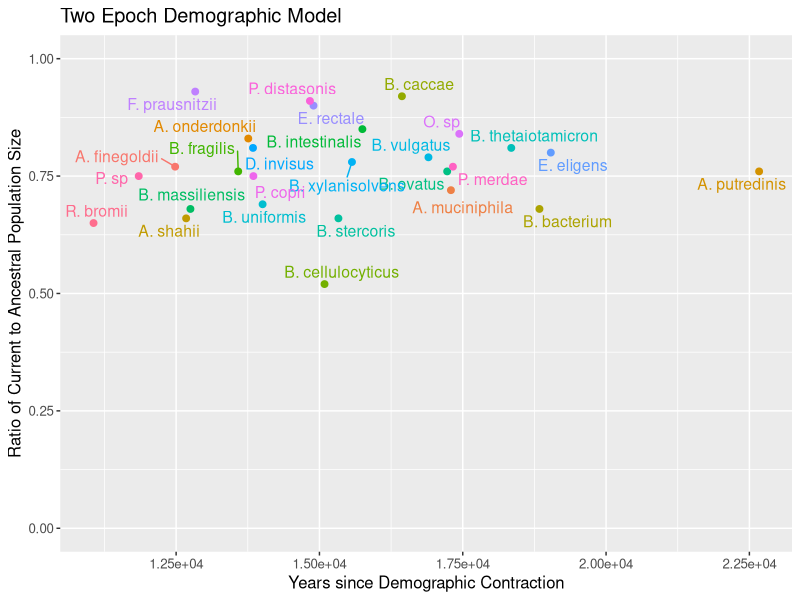
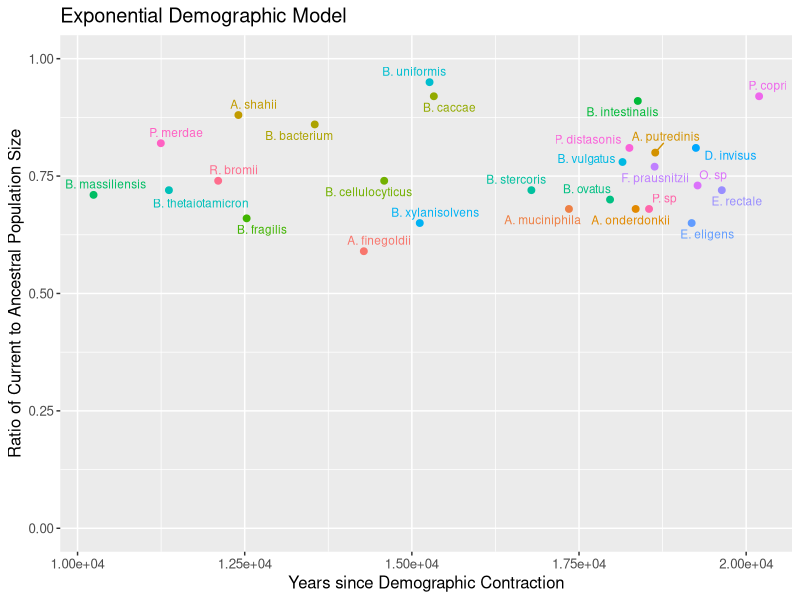

Write R code to recreate these figures, in order.
# nsf_grfp_preliminary_results
library(ggplot2)
library(ggrepel)

# Two epoch

two_epoch_demographic_contraction = c(0.79, 0.69, 0.76, 0.76,
                                      0.9, 0.66, 0.78, 0.65, 
                                      0.52, 0.76, 0.80, 0.77,
                                      0.81, 0.92, 0.83, 0.66,
                                      0.91, 0.85, 0.84, 0.93,
                                      0.72, 0.68, 0.75, 0.81,
                                      0.77, 0.75, 0.68)

two_epoch_time = c(16901.55, 14008.49, 22669.70, 17228.19,
                   14896.13, 15330.99, 15567.18, 11059.32,
                   15088.56, 13582.92, 19036.01, 17328.31,
                   18346.12, 16438.92, 13758.31, 12674.43,
                   14834.13, 15749.19, 17439.31, 12832.73,
                   17293.52, 12749.25, 13847.36, 13840.89,
                   12482.95, 11847.52, 18837.91)

Name = c("B. vulgatus", "B. uniformis", "A. putredinis", "B. ovatus", 
         "E. rectale", "B. stercoris", "B. xylanisolvens", "R. bromii", 
         "B. cellulocyticus", "B. fragilis", "E. eligens", "P. merdae",
         "B. thetaiotamicron", "B. caccae", "A. onderdonkii", "A. shahii",
         "P. distasonis", "B. intestinalis", "O. sp", "F. prausnitzii",
         "A. muciniphila", "B. massiliensis", "P. copri", "D. invisus",
         "A. finegoldii", "P. sp", "B. bacterium")

two_epoch_data = data.frame(two_epoch_time, two_epoch_demographic_contraction, Name)

ggplot(two_epoch_data, aes(x=two_epoch_time, y=two_epoch_demographic_contraction, color=Name)) +
  geom_point(size=2) +
  geom_text_repel(label=Name, size=4) +
  theme(text = element_text(size=12)) +
  theme(legend.position = "none") +
  ylim(0, 1.0) +
  xlab("Years since Demographic Contraction") +
  ylab("Ratio of Current to Ancestral Population Size") +
  scale_x_continuous(labels = function(x) format(x, scientific = TRUE)) +
  ggtitle('Two Epoch Demographic Model')

# Exponential

exponential_demographic_contraction = c(0.78, 0.95, 0.80, 0.70,
                                        0.72, 0.72, 0.65, 0.74,
                                        0.74, 0.66, 0.65, 0.82,
                                        0.72, 0.92, 0.68, 0.88,
                                        0.81, 0.91, 0.73, 0.77,
                                        0.68, 0.71, 0.92, 0.81,
                                        0.59, 0.68, 0.86)

# First 11 are Fine

exponential_time = c(18150.38, 15264.44, 18639.72, 17964.14,
                     19635.40, 16787.48, 15118.29, 12103.17, 
                     14586.11, 12528.75, 19184.61, 11245.32,
                     11366.48, 15328.51, 18347.13, 12405.52,
                     18253.53, 18379.13, 19273.31, 18630.59,
                     17349.14, 10239.14, 20193.51, 19248.13,
                     14281.63, 18547.36, 13547.23)

Name = c("B. vulgatus", "B. uniformis", "A. putredinis", "B. ovatus", 
         "E. rectale", "B. stercoris", "B. xylanisolvens", "R. bromii", 
         "B. cellulocyticus", "B. fragilis", "E. eligens", "P. merdae",
         "B. thetaiotamicron", "B. caccae", "A. onderdonkii", "A. shahii",
         "P. distasonis", "B. intestinalis", "O. sp", "F. prausnitzii",
         "A. muciniphila", "B. massiliensis", "P. copri", "D. invisus",
         "A. finegoldii", "P. sp", "B. bacterium")

exponential_data = data.frame(exponential_time, exponential_demographic_contraction, Name)

ggplot(exponential_data, aes(x=exponential_time, y=exponential_demographic_contraction, color=Name)) +
  geom_point(size=2) +
  geom_text_repel(label=Name, size=3) +
  theme(text = element_text(size=12)) +
  theme(legend.position = "none") +
  ylim(0, 1.0) +
  xlab("Years since Demographic Contraction") +
  ylab("Ratio of Current to Ancestral Population Size") +
  scale_x_continuous(labels = function(x) format(x, scientific = TRUE)) +
  ggtitle('Exponential Demographic Model')
